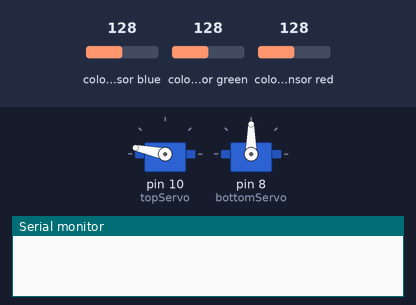
A sketch run on a simulated Arduino Uno, built with avr-gcc and run on an emulated ATmega328P. Parts: 2 × servo, the last lines printed to the serial monitor. Wiring (inferred from the names in the program): TCS3200 colour sensor: output pin 6; S2 pin 4; S3 pin 5; S0 pin 2; S1 pin 3. The inputs (shaded band) are chosen by the test bench; at power-on: colour sensor blue 128, colour sensor green 128, colour sensor red 128.

Above: at 0.05 s.
At 1.0 s:
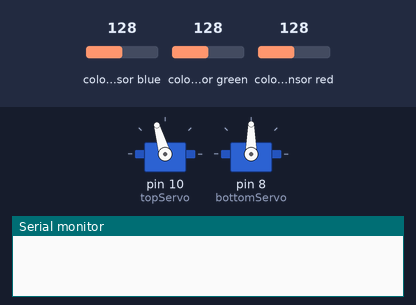
At 1.6 s:
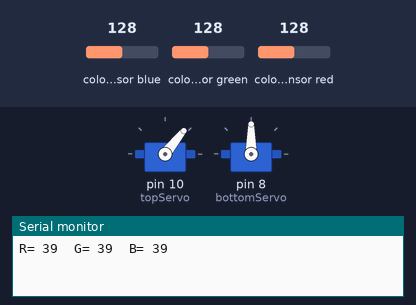
At 1.95 s:
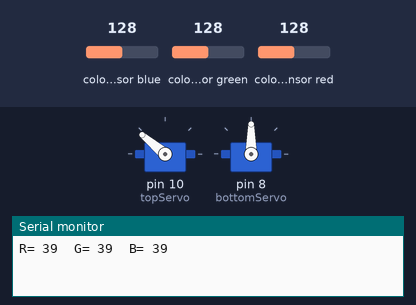
Timing chart, 0 to 4.6 s (numbered marks = the images above):
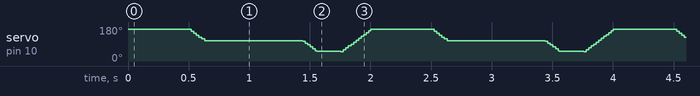

The sketch:

light_sensor.ino
```cpp
#include <Servo.h>
#define S0 2
#define S1 3
#define S2 4
#define S3 5
#define sensorOut 6
Servo topServo;
Servo bottomServo;
int frequency = 0;
int color=0;
void setup() {
  pinMode(S0, OUTPUT);
  pinMode(S1, OUTPUT);
  pinMode(S2, OUTPUT);
  pinMode(S3, OUTPUT);
  pinMode(sensorOut, INPUT);
  // Setting frequency-scaling to 20%
  digitalWrite(S0, HIGH);
  digitalWrite(S1, LOW);
  topServo.attach(10);
  bottomServo.attach(8);
  Serial.begin(9600);
}
void loop() {
  topServo.write(168);
  delay(500);

  for(int i = 168; i > 105; i--) {
    topServo.write(i);
    delay(2);
  }
  delay(500);

  color = readColor();
  delay(10);
  switch (color) {
    case 1:
    bottomServo.write(175);
    break;
    /*case 2:
    bottomServo.write(75);
    break;
    case 3:
    bottomServo.write(100);
    break;
    case 4:
    bottomServo.write(125);
    break;
    case 5:
    bottomServo.write(150);
    break;
    case 6:
    bottomServo.write(175);
    break;*/

    case 0:
    break;
  }
  delay(300);

  for(int i = 105; i > 50; i--) {
    topServo.write(i);
    delay(2);
  }
  delay(200);

  for(int i = 50; i < 168; i++) {
    topServo.write(i);
    delay(2);
  }
  color=0;
}
// Custom Function - readColor()
int readColor() {
  // Setting red filtered photodiodes to be read
  digitalWrite(S2, LOW);
  digitalWrite(S3, LOW);
  // Reading the output frequency
  frequency = pulseIn(sensorOut, LOW);
  int R = frequency;
  // Printing the value on the serial monitor
  Serial.print("R= ");//printing name
  Serial.print(frequency);//printing RED color frequency
  Serial.print("  ");
  //delay(50);
  // Setting Green filtered photodiodes to be read
  digitalWrite(S2, HIGH);
  digitalWrite(S3, HIGH);
  // Reading the output frequency
  frequency = pulseIn(sensorOut, LOW);
  int G = frequency;
  // Printing the value on the serial monitor
  Serial.print("G= ");//printing name
  Serial.print(frequency);//printing RED color frequency
  Serial.print("  ");
  //delay(50);
  // Setting Blue filtered photodiodes to be read
  digitalWrite(S2, LOW);
  digitalWrite(S3, HIGH);
  // Reading the output frequency
  frequency = pulseIn(sensorOut, LOW);
  int B = frequency;
  // Printing the value on the serial monitor
  Serial.print("B= ");//printing name
  Serial.print(frequency);//printing RED color frequency
  Serial.println("  ");
  //delay(50);
  if(R<50 & R>40 & G<100 & G>80){
    color = 1; // Red
  }
  /*if(G<55 & G>43 & B<47 &B>35){
    color = 2; // Orange
  }
  if(R<53 & R>40 & G<53 & G>40){
    color = 3; // Green
  }
  if(R<38 & R>24 & G<44 & G>30){
    color = 4; // Yellow
  }
  if(R<56 & R>46 & G<65 & G>55){
    color = 5; // Brown
  }
  if (G<58 & G>45 & B<40 &B>26){
    color = 6; // Blue
  }*/
  return color;
}
```
